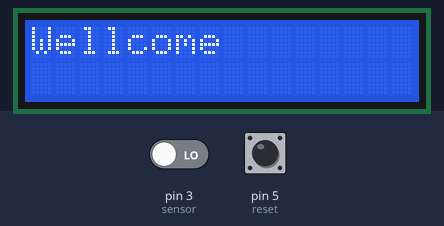
The sketch below on a simulated Arduino Uno, built with avr-gcc and run on an emulated ATmega328P. On the bench: 16×2 character LCD. Inputs (shaded band) come from the test bench; at power-on: pin 5 (reset) HIGH, pin 3 (sensor) LOW.

Above: at 0.1 s.
At 2.2 s:
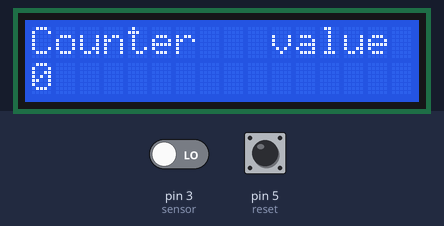
2.3 s: pin 5 (reset) pulled LOW for 0.15 s
5.4 s: pin 5 (reset) pulled LOW for 0.15 s
8.5 s: pin 5 (reset) pulled LOW for 0.15 s
11.6 s: pin 5 (reset) pulled LOW for 0.15 s
14.7 s: pin 5 (reset) pulled LOW for 0.15 s
17.8 s: pin 5 (reset) pulled LOW for 0.15 s
Timing chart, 0 to 20.8 s (numbered marks = the images above; inputs shaded):
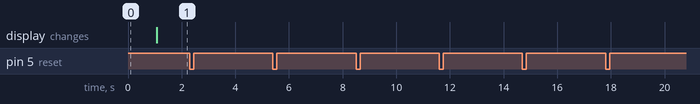

Measured:
- after the input at 2.3 s, every drawn part: stays the same
- after the input at 5.4 s, every drawn part: stays the same
- after the input at 8.5 s, every drawn part: stays the same
- after the input at 11.6 s, every drawn part: stays the same
- after the input at 14.7 s, every drawn part: stays the same
- after the input at 17.8 s, every drawn part: stays the same

The sketch:

code.ino
```cpp
#include<LiquidCrystal.h>
int count=0;
const int rs=13,en=12,d4=11,d5=10,d6=9,d7=8;
LiquidCrystal lcd(rs,en,d4,d5,d6,d7);
const int sensor=3;
const int reset=5;
void setup() {
  lcd.begin(16,2);
   pinMode(sensor,INPUT);
   pinMode(reset,INPUT_PULLUP);
   lcd.print("Wellcome");
   delay(1000);
   lcd.clear();
}

void loop() {
  if(digitalRead(sensor)==1){
    count++;
    while(digitalRead(sensor)==1){
      }
    }

  if(digitalRead(reset)==0){
    count=0;
    while(digitalRead(reset)==0){}
    }
    lcd.clear();
    lcd.print("Counter   value");
    lcd.setCursor(0,1);
    lcd.print(count);
}
```
